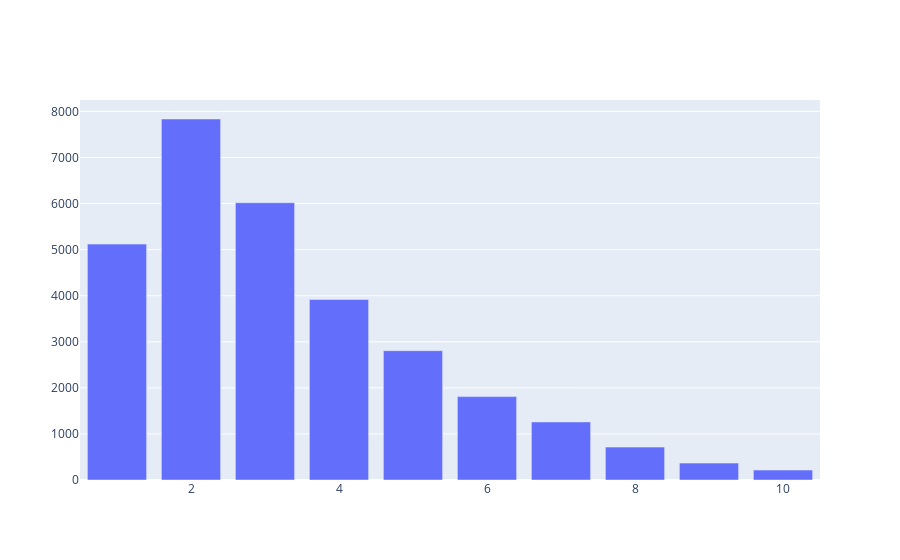

The notebook cell this image was saved under:
### Code cell
fig = go.Figure()

fig.add_trace(go.Bar(
    x=length_counts.index,
    y=length_counts.values,
    name="Датасет после чистки",
))

fig.show()

### Figure 1 — Plotly figure (JSON) as saved in the notebook; plotly's stock layout.template omitted (floating-point values rounded to 4 significant figures)
{"data": [{"name": "Датасет после чистки", "x": [1, 2, 3, 4, 5, 6, 7, 8, 9, 10], "y": [5120, 7836, 6019, 3918, 2807, 1810, 1261, 714, 367, 216], "type": "bar"}], "layout": {}}
